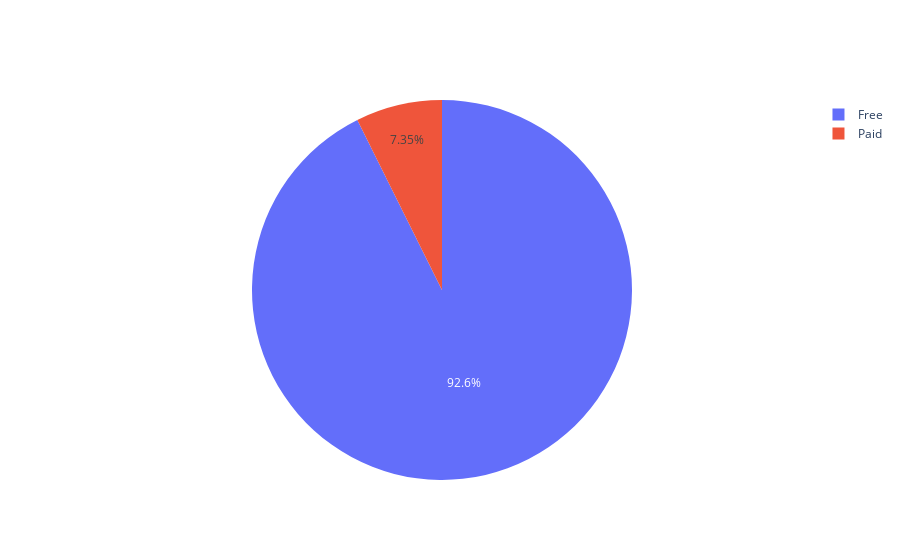

Write notebook code for a chart like this one.
### Code cell
data = [go.Pie(labels=numero_tipo.index,values=numero_tipo.values,hoverinfo='label+value')]
plotly.offline.iplot(data,filename="app")

### Figure 1 — Plotly figure (JSON) as saved in the notebook; plotly's stock layout.template omitted (floating-point values rounded to 4 significant figures)
{"data": [{"hoverinfo": "label+value", "labels": ["Paid", "Free"], "type": "pie", "values": [602, 7588]}], "layout": {}}
